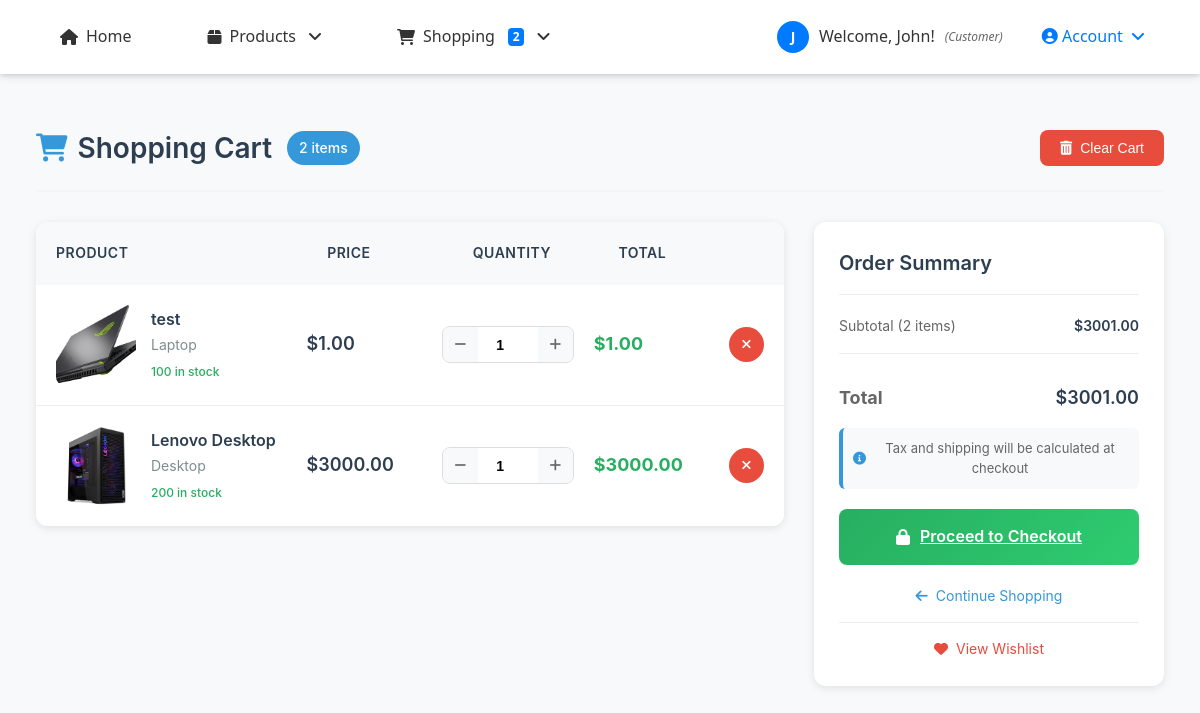
The app's page /cart/ (signed in) with its own data.
### accounts/models.py (models this page shows, shortened)
class UserProfile(models.Model):
    ROLE_CHOICES = [
        ('customer', 'Customer'),
        ('staff', 'Staff'),
        ('owner', 'Owner/Admin'),
    ]
    user = models.OneToOneField(User, on_delete=models.CASCADE, related_name='profile')
    phone_number = models.CharField(max_length=15, blank=True, null=True)
    address = models.TextField(blank=True, null=True)
    date_of_birth = models.DateField(blank=True, null=True)
    profile_picture = models.ImageField(upload_to='profiles/', blank=True, null=True)
    role = models.CharField(max_length=20, choices=ROLE_CHOICES, default='customer')
    billing_first_name = models.CharField(max_length=100, blank=True, null=True)
    billing_last_name = models.CharField(max_length=100, blank=True, null=True)
    billing_email = models.EmailField(blank=True, null=True)
    billing_phone = models.CharField(max_length=20, blank=True, null=True)
    billing_address = models.TextField(blank=True, null=True)
    billing_city = models.CharField(max_length=100, blank=True, null=True)
    billing_state = models.CharField(max_length=100, blank=True, null=True)
    billing_postal_code = models.CharField(max_length=20, blank=True, null=True)
    billing_country = models.CharField(max_length=100, blank=True, null=True)
    shipping_first_name = models.CharField(max_length=100, blank=True, null=True)
    shipping_last_name = models.CharField(max_length=100, blank=True, null=True)
    shipping_phone = models.CharField(max_length=20, blank=True, null=True)
    shipping_address = models.TextField(blank=True, null=True)
    shipping_city = models.CharField(max_length=100, blank=True, null=True)
    shipping_state = models.CharField(max_length=100, blank=True, null=True)
    shipping_postal_code = models.CharField(max_length=20, blank=True, null=True)
    shipping_country = models.CharField(max_length=100, blank=True, null=True)
    created_at = models.DateTimeField(auto_now_add=True)
    updated_at = models.DateTimeField(auto_now=True)
    def can_manage_products(self):
        return self.role in ['staff', 'owner'] or self.user.is_superuser
    class Meta:
        verbose_name = "User Profile"
        verbose_name_plural = "User Profiles"

### cart/models.py (models this page shows, shortened)
class Cart(models.Model):
    user = models.OneToOneField(User, on_delete=models.CASCADE, related_name='cart')
    created_at = models.DateTimeField(auto_now_add=True)
    updated_at = models.DateTimeField(auto_now=True)
    @property
    def total_items(self):
        return sum(item.quantity for item in self.items.all())
    @property
    def total_price(self):
        total = sum(item.total_price for item in self.items.all())
        return Decimal(str(total)) if total else Decimal('0.00')

class CartItem(models.Model):
    cart = models.ForeignKey(Cart, on_delete=models.CASCADE, related_name='items')
    product = models.ForeignKey(Product, on_delete=models.CASCADE)
    quantity = models.PositiveIntegerField(default=1)
    added_at = models.DateTimeField(auto_now_add=True)
    class Meta:
        unique_together = ('cart', 'product')
    @property
    def total_price(self):
        return Decimal(str(self.product.price)) * self.quantity

### products/models.py (models this page shows, shortened)
class Product(models.Model):
    name = models.CharField(max_length=255)
    category = models.ForeignKey('Category', on_delete=models.CASCADE,
                                 related_name='products', null=True, blank=True)
    description = models.TextField()
    price = models.DecimalField(max_digits=10, decimal_places=2)
    image = models.ImageField(upload_to='products/', blank=True)
    qty = models.IntegerField(default=0)

class Category(models.Model):
    name = models.CharField(max_length=100)
    description = models.TextField(blank=True)
    class Meta:
        verbose_name_plural = "Categories"

### cart/views.py (the view)
# urls.py: path('', views.cart_view, name='cart_view'),
@login_required
def cart_view(request):
    cart = get_or_create_cart(request.user)
    subtotal = cart.total_price
    context = {
        'cart': cart,
        'cart_items': cart.items.all(),
        'total_price': subtotal,
        'total_items': cart.total_items,
    }
    return render(request, 'cart/cart.html', context)

### cart/context_processors.py (called while the page is built)
def cart_processor(request):
    if request.user.is_authenticated:
        try:
            cart = Cart.objects.get(user=request.user)
            return {
                'cart_total_items': cart.total_items,
                'cart_total_price': cart.total_price,
            }
        except Cart.DoesNotExist:
            return {
                'cart_total_items': 0,
                'cart_total_price': 0,
            }
    return {
        'cart_total_items': 0,
        'cart_total_price': 0,
    }

### cart/views.py (called while the page is built)
def get_or_create_cart(user):
    cart, created = Cart.objects.get_or_create(user=user)
    return cart

### cart/templates/cart/cart.html (shortened to what this page needs)
{% extends 'base.html' %}
{% load static %}
{% block extra_css %}
<link rel="stylesheet" href="{% static 'cart/css/cart.css' %}">
{% endblock %}
{% block content %}
<div class="cart-container">
    <div class="cart-header">
        <div class="cart-title">
            <h1><i class="fas fa-shopping-cart"></i> Shopping Cart</h1>
            {% if cart.total_items > 0 %}
                <span class="item-count">{{ cart.total_items }} item{{ cart.total_items|pluralize }}</span>
            {% endif %}
        </div>
        {% if cart_items %}
            <div class="cart-actions">
                <form method="post" action="{% url 'cart:clear_cart' %}" class="clear-cart-form">
                    <button type="submit" class="btn-clear" onclick="return confirm('Clear all items from cart?')">
                        <i class="fas fa-trash-alt"></i> Clear Cart
                    </button>
                </form>
            </div>
        {% endif %}
    </div>
    {% if cart_items %}
        <div class="cart-content">
            <div class="cart-items">
                <div class="items-header">
                    <span class="header-product">Product</span>
                    <span class="header-price">Price</span>
                    <span class="header-quantity">Quantity</span>
                    <span class="header-total">Total</span>
                </div>
                <div class="items-list">
                    {% for item in cart_items %}
                        <div class="cart-item" data-item-id="{{ item.id }}">
                            <div class="item-product">
                                <div class="product-image">
                                    {% if item.product.image %}
                                        <img src="{{ item.product.image.url }}" alt="{{ item.product.name }}">
                                    {% else %}
                                        <div class="image-placeholder">
                                            <i class="fas fa-image"></i>
                                        </div>
                                    {% endif %}
                                </div>
                                <div class="product-details">
                                    <h3 class="product-name">{{ item.product.name }}</h3>
                                    <p class="product-category">{{ item.product.category.name|default:"Uncategorized" }}</p>
                                    <p class="product-stock">{{ item.product.qty }} in stock</p>
                                </div>
                            </div>
                            <div class="item-price">
                                <span class="price">${{ item.product.price }}</span>
                            </div>
                            <div class="item-quantity">
                                <form method="post" action="{% url 'cart:update_cart_item' item.id %}" class="quantity-form">
                                    <div class="quantity-controls">
                                        <button type="button" class="qty-btn minus" onclick="updateQuantity({{ item.id }}, -1, {{ item.product.qty }})">
                                            <i class="fas fa-minus"></i>
                                        </button>
                                        <input type="number"
                                               name="quantity"
                                               value="{{ item.quantity }}"
                                               min="1"
                                               max="{{ item.product.qty }}"
                                               class="qty-input"
                                               id="qty-{{ item.id }}"
                                               onchange="this.form.submit()">
                                        <button type="button" class="qty-btn plus" onclick="updateQuantity({{ item.id }}, 1, {{ item.product.qty }})">
                                            <i class="fas fa-plus"></i>
                                        </button>
                                    </div>
                                </form>
                            </div>
                            <div class="item-total">
                                <span class="total-price">${{ item.total_price|floatformat:2 }}</span>
                            </div>
                            <div class="item-action">
                                <form method="post" action="{% url 'cart:remove_from_cart' item.id %}">
                                    <button type="submit" class="remove-btn" title="Remove item">
                                        <i class="fas fa-times"></i>
                                    </button>
                                </form>
                            </div>
                        </div>
                    {% endfor %}
                </div>
            </div>
            <div class="order-summary">
                <div class="summary-card">
                    <h3>Order Summary</h3>
                    <div class="summary-row">
                        <span>Subtotal ({{ cart.total_items }} items)</span>
                        <span>${{ total_price|floatformat:2 }}</span>
                    </div>
                    <div class="summary-divider"></div>
                    <div class="summary-row total">
                        <span>Total</span>
                        <span>${{ total_price|floatformat:2 }}</span>
                    </div>
                    <div class="checkout-note">
                        <small><i class="fas fa-info-circle"></i> Tax and shipping will be calculated at checkout</small>
                    </div>
                    <a href="{% url 'payment:checkout' %}" class="checkout-btn">
                        <i class="fas fa-lock"></i>
                        Proceed to Checkout
                    </a>
                    <div class="continue-shopping">
                        <a href="{% url 'store:home' %}" class="continue-btn">
                            <i class="fas fa-arrow-left"></i> Continue Shopping
                        </a>
                    </div>
                    <div class="wishlist-link">
                        <a href="{% url 'cart:wishlist_view' %}">
                            <i class="fas fa-heart"></i> View Wishlist
                        </a>
                    </div>
                </div>
            </div>
        </div>
    {% endif %}
</div>
{% endblock %}

### store/templates/base.html (shortened to what this page needs)
{% load static %}
<!DOCTYPE html>
<html lang="en">
<head>
    <link rel="stylesheet" href="https://cdnjs.cloudflare.com/ajax/libs/font-awesome/6.0.0/css/all.min.css">
    <link rel="stylesheet" href="{% static 'store/css/style.css' %}">
    {% block extra_css %}{% endblock %}
</head>
<body>
    <header>
        <nav>
            <ul>
                <li><a href="{% url 'store:home' %}">
                    <i class="fas fa-home"></i> Home
                </a></li>
                <li class="dropdown">
                    <a href="#" class="dropdown-toggle">
                        <i class="fas fa-box"></i> Products
                    </a>
                </li>
                {% if user.is_authenticated %}
                    {% if user.profile.role == 'customer' %}
                        <li class="dropdown">
                            <a href="#" class="dropdown-toggle">
                                <i class="fas fa-shopping-cart"></i> Shopping
                                {% if cart_total_items > 0 %}
                                    <span id="cart-count" class="badge badge-primary">{{ cart_total_items }}</span>
                                {% endif %}
                            </a>
                        </li>
                    {% endif %}
                {% endif %}
            </ul>
            <div class="auth-nav">
                {% if user.is_authenticated %}
                    <div class="user-info">
                        {% if user.profile.profile_picture %}
                            <img src="{{ user.profile.profile_picture.url }}" alt="Profile" class="user-avatar">
                        {% else %}
                            <div class="user-default-avatar">
                                {{ user.first_name|first|default:user.username|first }}
                            </div>
                        {% endif %}
                        <span>Welcome, {{ user.first_name|default:user.username }}!</span>
                        <small class="user-role">({{ user.profile.get_role_display }})</small>
                    </div>
                    <div class="dropdown">
                        <a href="#" class="dropdown-toggle" style="color: #007bff; font-weight: 500;">
                            <i class="fas fa-user-circle"></i> Account
                        </a>
                    </div>
                {% endif %}
            </div>
        </nav>
    </header>
    <main>
        <div class="container">
            {% block content %}
            {% endblock %}
        </div>
    </main>
</body>
</html>

### store/static/store/css/style.css (style rules this page uses)
* { margin: 0; padding: 0; box-sizing: border-box; }
body { font-family: 'Segoe UI', Tahoma, Geneva, Verdana, sans-serif; line-height: 1.6; color: #333; background-color: #f8f9fa; }
header { background: linear-gradient(135deg, #667eea 0%, #764ba2 100%); box-shadow: 0 2px 10px rgba(0,0,0,0.1); position: sticky; top: 0; z-index: 100; }
nav ul { list-style: none; display: flex; justify-content: center; padding: 1rem 0; max-width: 1200px; margin: 0 auto; }
nav li { margin: 0 1rem; }
nav a { color: white; text-decoration: none; padding: 0.75rem 1.5rem; border-radius: 25px; transition: all 0.3s ease; font-weight: 500; }
.container { max-width: 1200px; margin: 2rem auto; padding: 0 1rem; }
h1 { color: #2c3e50; margin-bottom: 2rem; text-align: center; font-size: 2.5rem; font-weight: 300; }
.product-image { width: 100%; height: 200px; object-fit: cover; }
.product-name { font-size: 1.25rem; font-weight: 600; margin-bottom: 0.5rem; color: #2c3e50; }
.fade-in { animation: fadeIn 0.5s ease-in; }

### store/templates/base.html (style rules this page uses)
.auth-nav { display: flex; align-items: center; gap: 15px; }
.user-info { display: flex; align-items: center; gap: 10px; color: #333; }
.user-role { color: #666; font-style: italic; font-size: 12px; }
.user-default-avatar { width: 32px; height: 32px; border-radius: 50%; background: #007bff; color: white; display: flex; align-items: center; justify-content: center; font-weight: bold; font-size: 14px; }
nav { display: flex; justify-content: space-between; align-items: center; padding: 1rem 2rem; background: white; box-shadow: 0 2px 4px rgba(0,0,0,0.1); }
nav ul { display: flex; list-style: none; margin: 0; padding: 0; gap: 20px; }
nav ul li { position: relative; }
nav ul li a { text-decoration: none; color: #333; font-weight: 500; transition: color 0.3s; display: flex; align-items: center; gap: 8px; padding: 8px 12px; border-radius: 4px; }
.dropdown { position: relative; }
.dropdown-toggle { cursor: pointer; position: relative; }
.dropdown-toggle::after { content: '\f107'; font-family: 'Font Awesome 6 Free'; font-weight: 900; margin-left: 5px; transition: transform 0.3s; }
.badge { display: inline-block; padding: 0.25em 0.4em; font-size: 75%; font-weight: 700; line-height: 1; text-align: center; white-space: nowrap; vertical-align: baseline; border-radius: 0.25rem; }
.badge-primary { color: #fff; background-color: #007bff; }
#cart-count { margin-left: 5px; }

### records on screen
Cart: total_items "2"
CartItem: product.image (picture), product.name "test", product.category.name "Laptop", product.qty "100", product.price "1.00", quantity "1", total_price "1.00"
CartItem: product.image (picture), product.name "Lenovo Desktop", product.category.name "Desktop", product.qty "200", product.price "3000.00", quantity "1", total_price "3000.00"

### other values on screen
{{ cart_total_items }} "2"
{{ user.first_name|first|default:user.username|first }} "J"
{{ user.first_name|default:user.username }} "John"
{{ user.profile.get_role_display }} "Customer"
{{ total_price|floatformat:2 }} "3001.00"
